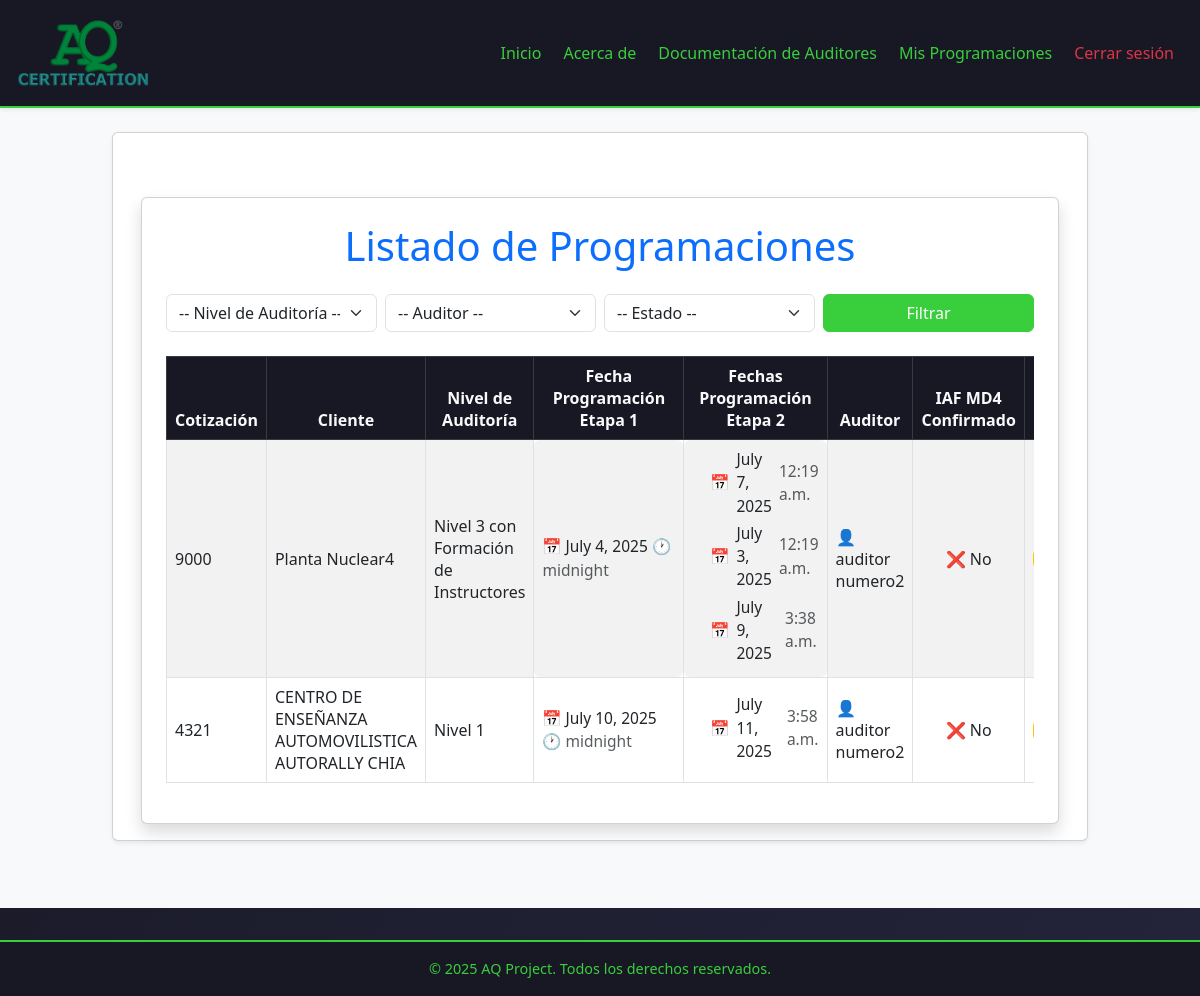
The page /programacion/programaciones/ (signed in) on the database as committed earlier.
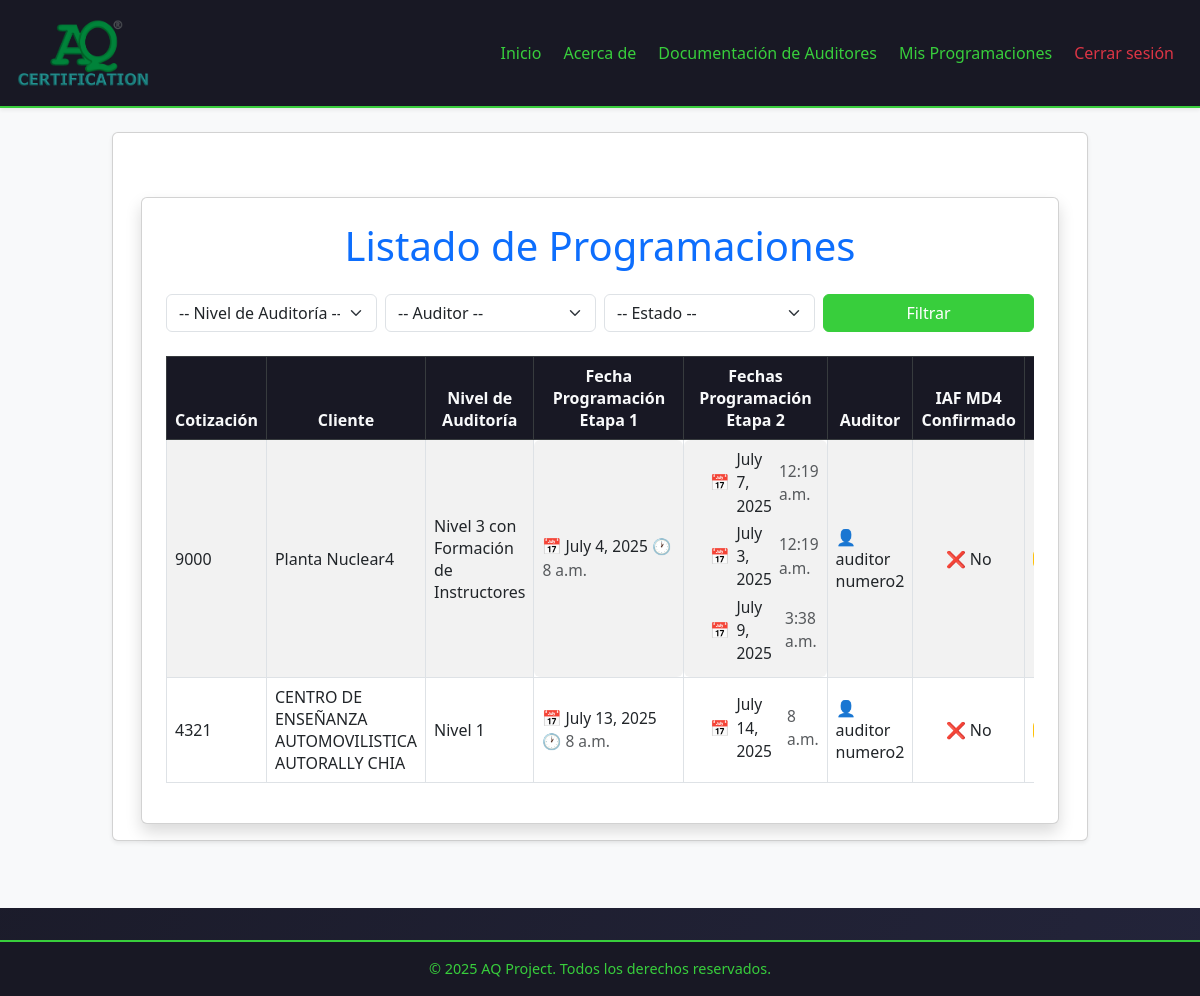
The same page on the database as committed later.
### programacion/models.py (models this page shows, shortened)
class ProgramacionAuditoria(models.Model):
    cotizacion = models.ForeignKey('cotizaciones.Cotizacion', on_delete=models.CASCADE)
    nivel_auditoria = models.ForeignKey(NivelAuditoriaCEA, on_delete=models.SET_NULL, null=True, blank=True)
    fecha_programacion_etapa1 = models.DateField(null=True, blank=True)
    hora_etapa1 = models.TimeField(default='00:00')
    auditores = models.ForeignKey(Auditor, on_delete=models.SET_NULL, null=True, blank=True)
    iaf_md4_confirmado = models.BooleanField(default=False)
    estado = models.CharField(max_length=20, choices=(
        ('Pendiente', 'Pendiente'),
        ('En Curso', 'En Curso'),
        ('Finalizada', 'Finalizada'),
        ('Cancelada', 'Cancelada'),
    ), default='Pendiente')  # Valor predeterminado para "estado"

class FechaEtapa2(models.Model):
    programacion = models.ForeignKey(ProgramacionAuditoria, on_delete=models.CASCADE, related_name='fechas_etapa2')
    fecha = models.DateField()
    hora = models.TimeField(default='00:00')  # Valor predeterminado para la hora

class Auditor(models.Model):
    user = models.OneToOneField(User, on_delete=models.CASCADE)
    cedula = models.CharField(max_length=30, unique=True)
    cargo = models.CharField(max_length=50)
    telefono = models.CharField(max_length=20)
    iaf_md4_confirmado = models.BooleanField(default=False)

### cotizaciones/models.py (models this page shows, shortened)
class Cotizacion(models.Model):
    solicitud = models.ForeignKey(Solicitud, on_delete=models.CASCADE, related_name="cotizaciones")
    numero_servicio = models.CharField(max_length=100, unique=True)
    fecha_cotizacion = models.DateField(null=True, blank=True)
    tipo_servicio = models.ManyToManyField("TipoServicio")
    dias_auditoria_etapa_1 = models.DecimalField(max_digits=3, decimal_places=1, null=True, blank=True)
    dias_auditoria_etapa_2 = models.DecimalField(max_digits=3, decimal_places=1, null=True, blank=True)
    precio_neto = models.DecimalField(max_digits=10, decimal_places=2, help_text="Valor sin IVA")
    precio_iva = models.DecimalField(max_digits=10, decimal_places=2, default=Decimal("0.00"), help_text="IVA (19%)")
    precio_total = models.DecimalField(max_digits=10, decimal_places=2, default=Decimal("0.00"), help_text="Total con IVA")
    ESTADO_CHOICES = [
        ('Pendiente', 'Pendiente'),
        ('Aprobada', 'Aprobada'),
        ('Rechazada', 'Rechazada'),
        ('Programada', 'Programada'),
    ]
    estado = models.CharField(max_length=20, choices=ESTADO_CHOICES, default='Pendiente')

### solicitudes/models.py (models this page shows, shortened)
class Solicitud(models.Model):
    cliente = models.ForeignKey(Cliente, on_delete=models.CASCADE, related_name="solicitudes_solicitudes")  # Relación con el modelo Cliente
    fecha_solicitud = models.DateField(default=date.today)  # Fecha en que se crea la solicitud
    estado = models.CharField(
        max_length=20,
        choices=[
            ('Pendiente', 'Pendiente'),
            ('Aprobada', 'Aprobada'),
            ('Rechazada', 'Rechazada')
        ],
        default='Pendiente'
    )  # Estado de la solicitud

class Cliente(models.Model):
    nit = models.CharField(max_length=20, unique=True)  # Nit único
    nombre_propietario = models.CharField(max_length=100)
    nombre_establecimiento = models.CharField(max_length=100)
    representante_legal = models.CharField(max_length=100)
    cedula_ciudadania = models.CharField(max_length=20)
    ciudad = models.CharField(max_length=100)
    departamento = models.CharField(max_length=100)
    direccion = models.CharField(max_length=200)
    representante_organismo = models.CharField(max_length=100)
    cargo = models.CharField(max_length=50)
    telefono_fijo = models.CharField(max_length=20, blank=True, null=True)
    telefono_celular = models.CharField(max_length=20)
    correo_electronico = models.EmailField()
    nivel_cea = models.CharField(max_length=50, choices=NIVELES_CEA)
    cantidad_vehiculos = models.IntegerField(null=True, blank=True)
    cantidad_instructores = models.IntegerField(null=True, blank=True)
    categorias_certificar = models.ManyToManyField(Categoria, blank=True)
    certificado_conformidad = models.CharField(max_length=2, choices=CERTIFICADO_CONFORMIDAD_CHOICES, default="No")
    nombre_ente_certificador = models.CharField(max_length=100, blank=True, null=True)  # Se llena si es "Sí"
    fecha_solicitud = models.DateField(null=True, blank=True)  # Se establece solo cuando se envía la solicitud
    observaciones = models.TextField(blank=True, null=True)

### programacion/views.py (the view)
# urls.py: path("programaciones/", views.listado_programaciones, name="listado_programaciones"),
@login_required
def listado_programaciones(request):
    grupos_usuario = request.user.groups.values_list("name", flat=True)
    if "Auditores" in grupos_usuario:
        try:
            auditor = Auditor.objects.get(user=request.user)
            programaciones = ProgramacionAuditoria.objects.filter(auditores=auditor)
            es_auditor = True
        except Auditor.DoesNotExist:
            programaciones = ProgramacionAuditoria.objects.none()
            es_auditor = True
    else:
        programaciones = ProgramacionAuditoria.objects.select_related("cotizacion__solicitud__cliente").all()
        es_auditor = False
    nivel = request.GET.get('nivel')
    auditor_id = request.GET.get('auditor')
    estado = request.GET.get('estado')
    if nivel:
        programaciones = programaciones.filter(cotizacion__solicitud__cliente__nivel_cea=nivel)
    if auditor_id:
        programaciones = programaciones.filter(auditores__id=auditor_id)
    if estado:
        programaciones = programaciones.filter(estado=estado)
    niveles = ProgramacionAuditoria.objects.values_list('cotizacion__solicitud__cliente__nivel_cea', flat=True).distinct()
    auditores = Auditor.objects.all()
    estados = ProgramacionAuditoria.objects.values_list('estado', flat=True).distinct()
    paginator = Paginator(programaciones, 10)
    page = request.GET.get('page')
    try:
        programaciones_page = paginator.page(page)
    except PageNotAnInteger:
        programaciones_page = paginator.page(1)
    except EmptyPage:
        programaciones_page = paginator.page(paginator.num_pages)
    contexto = {
        "programaciones": programaciones_page,
        "paginator": paginator,
        "page_obj": programaciones_page,
        "is_paginated": programaciones_page.has_other_pages(),
        "pertenece_comercial": "Comercial" in grupos_usuario,
        "pertenece_programacion": "Programación" in grupos_usuario,
        "es_auditor": es_auditor,
        "niveles": niveles,
        "auditores": auditores,
        "estados": estados,
        "nivel_selected": nivel,
        "auditor_selected": auditor_id,
        "estado_selected": estado,
    }
    return render(request, "programacion/listado_programaciones.html", contexto)

### programacion/templates/programacion/listado_programaciones.html (shortened to what this page needs)
{% extends 'layouts/base.html' %}
{% block content %}
<link rel="stylesheet" href="https://cdn.jsdelivr.net/npm/bootstrap@5.3.0/dist/css/bootstrap.min.css">
<div class="container mt-5">
    <div class="card shadow p-4">
        <h1 class="text-center text-primary mb-4">Listado de Programaciones</h1>
        <form method="get" class="row g-2 mb-4">
            <div class="col-md-3">
                <select name="nivel" class="form-select">
                    <option value="">-- Nivel de Auditoría --</option>
                </select>
            </div>
            <div class="col-md-3">
                <select name="auditor" class="form-select">
                    <option value="">-- Auditor --</option>
                </select>
            </div>
            <div class="col-md-3">
                <select name="estado" class="form-select">
                    <option value="">-- Estado --</option>
                </select>
            </div>
            <div class="col-md-3 d-grid">
                <button type="submit" class="btn btn-success">Filtrar</button>
            </div>
        </form>
        <div class="table-responsive">
            {% if programaciones %}
            <table class="table table-striped table-bordered align-middle">
                <thead class="table-dark text-center">
                    <tr>
                        <th>Cotización</th>
                        <th>Cliente</th>
                        <th>Nivel de Auditoría</th>
                        <th>Fecha Programación Etapa 1</th>
                        <th>Fechas Programación Etapa 2</th>
                        <th>Auditor</th>
                        <th>IAF MD4 Confirmado</th>
                        <th>Estado</th>
                    </tr>
                </thead>
                <tbody>
                    {% for programacion in programaciones %}
                        <tr>
                            <td>{{ programacion.cotizacion.numero_servicio }}</td>
                            <td>{{ programacion.cotizacion.solicitud.cliente.nombre_establecimiento }}</td>
                            <td>{{ programacion.cotizacion.solicitud.cliente.nivel_cea }}</td>
                            <td class="fecha-etapa1-cell">
                                <span class="text-success">📅</span>
                                <span>{{ programacion.fecha_programacion_etapa1 }}</span>
                                <span class="text-success">🕐</span>
                                <span class="text-muted">{{ programacion.hora_etapa1 }}</span>
                            </td>
                            <td class="fechas-etapa2-cell">
                                <ul class="list-unstyled mb-0">
                                    {% for fecha_etapa2 in programacion.fechas_etapa2.all %}
                                        <li>
                                            <span class="text-success">📅</span>
                                            <span>{{ fecha_etapa2.fecha }}</span>
                                            <span class="text-muted">{{ fecha_etapa2.hora }}</span>
                                        </li>
                                    {% empty %}
                                        <li class="text-muted">No asignadas</li>
                                    {% endfor %}
                                </ul>
                            </td>
                            <td>
                                {% if programacion.auditores %}
                                    👤 {{ programacion.auditores.user.get_full_name|default:programacion.auditores.user.username }}
                                {% else %}
                                    <span class="text-muted">Sin asignar</span>
                                {% endif %}
                            </td>
                            <td class="text-center">
                                {% if programacion.iaf_md4_confirmado %}
                                    ✅ Sí
                                {% else %}
                                    ❌ No
                                {% endif %}
                            </td>
                            <td>
                            </td>
                        </tr>
                    {% endfor %}
                </tbody>
            </table>
            {% else %}
                <div class="alert alert-info text-center mb-0">No hay programaciones para los filtros seleccionados.</div>
            {% endif %}
        </div>
    </div>
</div>
{% endblock %}

### myapp/templates/layouts/base.html (shortened to what this page needs)
{% load static %}
    <link rel="stylesheet" href="https://cdn.jsdelivr.net/npm/bootstrap@5.3.3/dist/css/bootstrap.min.css">
    <link rel="stylesheet" href="https://cdn.jsdelivr.net/npm/bootstrap-icons@1.10.5/font/bootstrap-icons.css">
</head>
<body>
<nav class="navbar navbar-expand-lg shadow-sm no-print">
    <div class="container-fluid">
        <a class="navbar-brand text-success d-flex align-items-center" href="/">
            <img src="{% static 'myapp/AQ_color.png' %}" alt="Logo AQ Certification" style="height: 80px; margin-right: 30px;">
        </a>
        <div class="collapse navbar-collapse" id="navbarNavDropdown">
            <ul class="navbar-nav ms-auto">
                <li class="nav-item"><a class="nav-link" href="{% url 'index' %}">Inicio</a></li>
                <li class="nav-item"><a class="nav-link" href="{% url 'about' %}">Acerca de</a></li>
                {% if user.is_authenticated %}
                    {% for group in user.groups.all %}
                        {% if group.name == "Auditores" %}
                            <li class="nav-item">
                                <a class="nav-link" href="{% url 'dashboard_auditor' %}">Documentación de Auditores</a>
                            </li>
                            <li class="nav-item">
                                <a class="nav-link" href="{% url 'listado_programaciones_auditor' %}">Mis Programaciones</a>
                            </li>
                        {% endif %}
                    {% endfor %}
                    <li class="nav-item"><a class="nav-link text-danger" href="{% url 'logout' %}">Cerrar sesión</a></li>
                {% else %}
                    <li class="nav-item"><a class="nav-link" href="{% url 'signup' %}">Registrarse</a></li>
                    <li class="nav-item"><a class="nav-link" href="{% url 'signin' %}">Iniciar sesión</a></li>
                {% endif %}
            </ul>
        </div>
    </div>
</nav>
<main class="container-fluid" style="background-color: #f8f9fa; min-height: 100vh;">
    <div class="row justify-content-center">
        <div class="col-lg-10 mt-4">
            <div class="card shadow-sm">
                <div class="card-body">
                    {% block content %}
                    {% endblock %}
                </div>
            </div>
        </div>
    </div>
</main>
<footer class="no-print">
    &copy; {{ year|default:2025 }} AQ Project. Todos los derechos reservados.
</footer>
</body>
</html>

### myapp/templates/layouts/base.html (style rules this page uses)
body { background: linear-gradient(120deg, #181824 0%, #23243a 100%); }
.navbar { background-color: #181824 !important; border-bottom: 2px solid #38ce3c; }
.navbar .navbar-nav .nav-link { color: #38ce3c !important; background: transparent !important; border-radius: 0 !important; margin-right: 6px; padding: 6px 18px; font-weight: 500; box-shadow: none !important; position: relative; transition: color 0.3s; text-decoration: none !important; }
.navbar .navbar-nav .nav-link::after { content: ""; position: absolute; left: 0; bottom: 0; width: 0; height: 2px; background-color: #38ce3c; transition: width 0.3s ease; }
.navbar .navbar-nav .nav-link.text-danger { color: #dc3545 !important; background: transparent !important; }
.navbar-brand { font-weight: bold; letter-spacing: 1px; }
.card { border-left: 5px solid #38ce3c; border-radius: 10px; }
.btn-success, .btn-success:focus, .btn-success:active { background-color: #38ce3c !important; border-color: #38ce3c !important; }
.table thead th { background-color: #181824; color: #f8f9fa; }
footer { background-color: #181824; color: #38ce3c; padding: 1rem 0; text-align: center; font-size: 0.9rem; border-top: 2px solid #38ce3c; margin-top: 2rem; }

### programacion/templates/programacion/listado_programaciones.html (style rules this page uses)
.fechas-etapa2-cell { background: #f7fafc; border-radius: 6px; padding: 8px 12px; font-size: 0.97em; max-height: 110px; overflow-y: auto; line-height: 1.5; box-shadow: 0 1px 4px rgba(0,0,0,0.03); }
.fechas-etapa2-cell ul { margin-bottom: 0; padding-left: 18px; }
.fechas-etapa2-cell li { margin-bottom: 4px; display: flex; align-items: center; gap: 7px; }
.fecha-etapa1-cell { background: #f7fafc; border-radius: 6px; padding: 8px 12px; font-size: 0.97em; min-width: 150px; line-height: 1.5; }

Rows that differ between the two databases and show on the page:
removed ProgramacionAuditoria: cotizacion.numero_servicio "4321", cotizacion.solicitud.cliente.nombre_establecimiento "CENTRO DE ENSEÑANZA AUTOMOVILISTICA AUTORALLY CHIA", cotizacion.solicitud.cliente.nivel_cea "Nivel 1", fecha_programacion_etapa1 "July 10, 2025", hora_etapa1 "midnight", auditores.user.get_full_name "auditor numero2", iaf_md4_confirmado "❌ No"
removed FechaEtapa2: fecha "July 11, 2025", hora "3:58 a.m.", shown under "4321"
changed ProgramacionAuditoria "July 4, 2025": hora_etapa1 "midnight" → "8 a.m."
added ProgramacionAuditoria: cotizacion.numero_servicio "4321", cotizacion.solicitud.cliente.nombre_establecimiento "CENTRO DE ENSEÑANZA AUTOMOVILISTICA AUTORALLY CHIA", cotizacion.solicitud.cliente.nivel_cea "Nivel 1", fecha_programacion_etapa1 "July 13, 2025", hora_etapa1 "8 a.m.", auditores.user.get_full_name "auditor numero2", iaf_md4_confirmado "❌ No"
added FechaEtapa2: fecha "July 14, 2025", hora "8 a.m.", shown under "4321"
